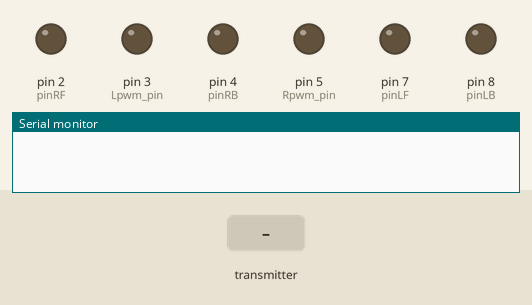
The sketch below on a simulated Arduino Uno, built with avr-gcc and run on an emulated ATmega328P. Parts: output pins drawn as LEDs (lit = HIGH), the last lines printed to the serial monitor. The test bench sets the inputs (shaded band). No radio packets arrive unless stated.

Above: at 1.2 s.
1.3 s: the transmitter starts sending recieved_data.0 = 0
At 2.4 s:
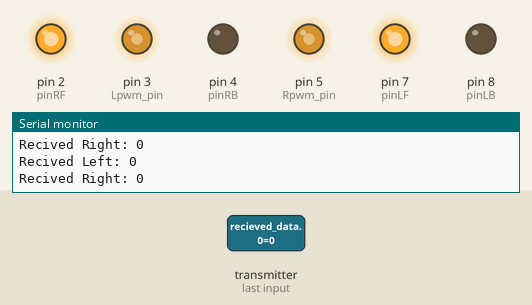
2.8 s: the transmitter starts sending recieved_data.0 = 1023
At 3.6 s:
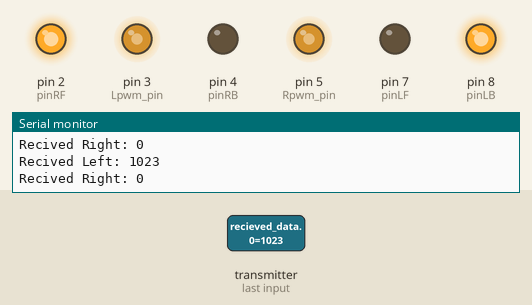
4.3 s: the transmitter starts sending recieved_data.1 = 256
At 4.7 s:
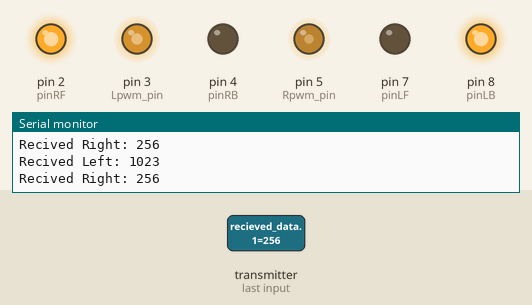
5.8 s: the transmitter starts sending recieved_data.1 = 512
At 7.0 s:
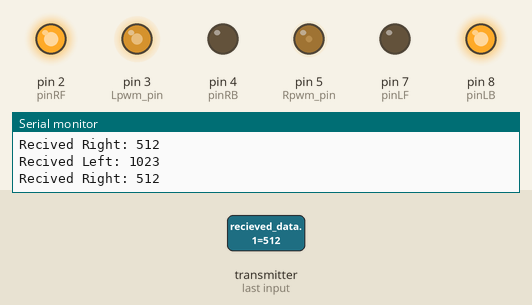
7.3 s: the transmitter starts sending recieved_data.0 = 256
At 8.2 s:
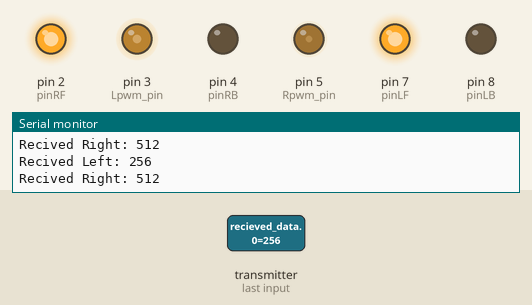
8.8 s: the transmitter starts sending recieved_data.1 = 1023
At 9.4 s:
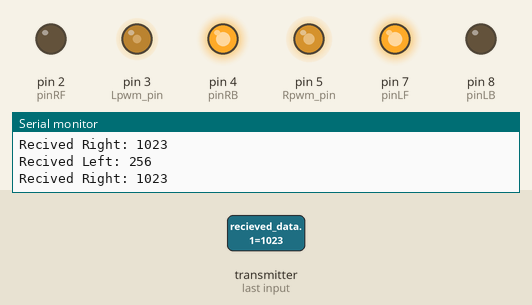
Timing chart, 0 to 11.3 s (numbered marks = the images above; inputs shaded):
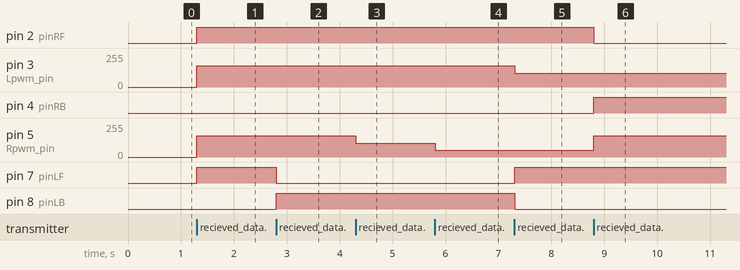

The sketch:

RX.ino
```cpp
#include <SPI.h>
#include "nRF24L01.h"
#include "RF24.h"
#include <Servo.h>
#include <Wire.h>

// Constants
#define pinRF        2
#define pinRB        4
#define Rpwm_pin     5

#define pinLF        7
#define pinLB        8
#define Lpwm_pin     3

#define servoPin     6

#define defaultLeft  496
#define defaultRight 516

//Radio
RF24 radio(9, 10);
word recieved_data[6];
byte address[][6] = {"1Node", "2Node", "3Node", "4Node", "5Node", "6Node"}; //возможные номера труб

// Variables
word righty;
word lefty;
word leftx;

word maxSpeed;

//Servo yesServo;


void setup() {
  Serial.begin(9600);

  radio.begin();                            // Activate the module
  delay(5);
  radio.setAutoAck(1);                      // Confirm recieving
  radio.setRetries(0, 15);                  // (time between attemps, max amount count)
  radio.enableAckPayload();                 // allow data to be sent in response to an incoming signal
  radio.setPayloadSize(32);                 // packet size, in bytes

  radio.openReadingPipe(1, address[0]);     // listem the pipe 0
  radio.setChannel(0x60);                   // select the channel (in which there is no noise!)

  radio.setPALevel (RF24_PA_MIN);           // the level of transmit power RF24_PA_MIN, RF24_PA_LOW, RF24_PA_HIGH, RF24_PA_MAX
  radio.setDataRate (RF24_1MBPS);           // The transmitting speed RF24_2MBPS, RF24_1MBPS, RF24_250KBPS (should be same for transmitter and resiver)

  radio.powerUp();
  radio.startListening();

//  yesServo.attach(servoPin);

  //Engine Setup
  pinMode(pinLF, OUTPUT);
  pinMode(pinLB, OUTPUT);
  pinMode(pinRF, OUTPUT);
  pinMode(pinRB, OUTPUT);
  pinMode(Lpwm_pin, OUTPUT);
  pinMode(Rpwm_pin, OUTPUT);

  maxSpeed = 160;
}


// Setting speed for the engine
void set_speed_left(byte speed) {
  analogWrite(Lpwm_pin, speed);
}
void set_speed_right(byte speed) {
  analogWrite(Rpwm_pin, speed);
}

// Actions with left engine
void left_stop() {
  set_speed_left(0);
  digitalWrite(pinLB, HIGH);
  digitalWrite(pinLF, HIGH);
}

void left_forward(byte speed) {
  set_speed_left(speed);
  digitalWrite(pinLB, HIGH);
  digitalWrite(pinLF, LOW);
}

void left_back(byte speed) {
  set_speed_left(speed);
  digitalWrite(pinLB, LOW);
  digitalWrite(pinLF, HIGH);
}


// Actions with right engine
void right_stop() {
  set_speed_right(0);
  digitalWrite(pinRB, HIGH);
  digitalWrite(pinRF, HIGH);
}

void right_forward(byte speed) {
  set_speed_right(speed);
  digitalWrite(pinRB, HIGH);
  digitalWrite(pinRF, LOW);
}

void right_back(byte speed) {
  set_speed_right(speed);
  digitalWrite(pinRB, LOW);
  digitalWrite(pinRF, HIGH);
}


void loop() {

  byte pipeNo;

  while ( radio.available(&pipeNo)) {  // listening all pipes
    radio.read( &recieved_data, sizeof(recieved_data) );

    //    transmit_data[0] = analogRead(LEFT_Y);
    //    transmit_data[1] = analogRead(RIGHT_Y);
    //    transmit_data[2] = analogRead(LEFT_X);
    //    transmit_data[3] = analogRead(RIGHT_X);
    //    transmit_data[4] = !analogRead(LEFT_C);
    //    transmit_data[5] = !analogRead(RIGHT_C);

    lefty = recieved_data[0]; // default 496
    righty = recieved_data[1]; // default 516
    leftx = recieved_data[2];


    Serial.print("Recived Left: "); Serial.println(lefty);
    Serial.print("Recived Right: "); Serial.println(righty);

    // process left engine
//    yesServo.write(
//      map(leftx, 0, 1023, 60, 120)
//    );

    // process left engine

    if (lefty == defaultLeft)
    {
      left_stop();
    }

    else if (lefty > defaultLeft)
    {
      left_forward(
        map(lefty, defaultLeft, 1023, 50, maxSpeed)
      );
    }

    else if (lefty < defaultLeft)
    {
      left_back(
        map(lefty, defaultLeft, 0, 50, maxSpeed)
      );
    }


    // process right engine

    if (righty == defaultRight)
    {
      right_stop();
    }

    else if (righty > defaultRight)
    {
      right_forward(
        map(righty, defaultRight, 1023, 50, maxSpeed)
      );
    }

    else if (righty < defaultRight)
    {
      right_back(
        map(righty, defaultRight, 0, 50, maxSpeed)
      );
    }

    delay(10);
  }
}
```

Measured:
- after the input at 1.3 s, pin 2 (pinRF), pin 7 (pinLF): LOW → HIGH at once; pin 3 (Lpwm_pin), pin 5 (Rpwm_pin): 0/255 → 160/255 at once
- after the input at 2.8 s, pin 7 (pinLF): HIGH → LOW at once; pin 8 (pinLB): LOW → HIGH at once
- after the input at 4.3 s, pin 5 (Rpwm_pin): 160/255 → 105/255 at once
- after the input at 5.8 s, pin 5 (Rpwm_pin): 105/255 → 50/255 at once
- after the input at 7.3 s, pin 3 (Lpwm_pin): 160/255 → 103/255 at once; pin 7 (pinLF): LOW → HIGH at once; pin 8 (pinLB): HIGH → LOW at once
- after the input at 8.8 s, pin 2 (pinRF): HIGH → LOW at once; pin 4 (pinRB): LOW → HIGH at once; pin 5 (Rpwm_pin): 50/255 → 160/255 at once
